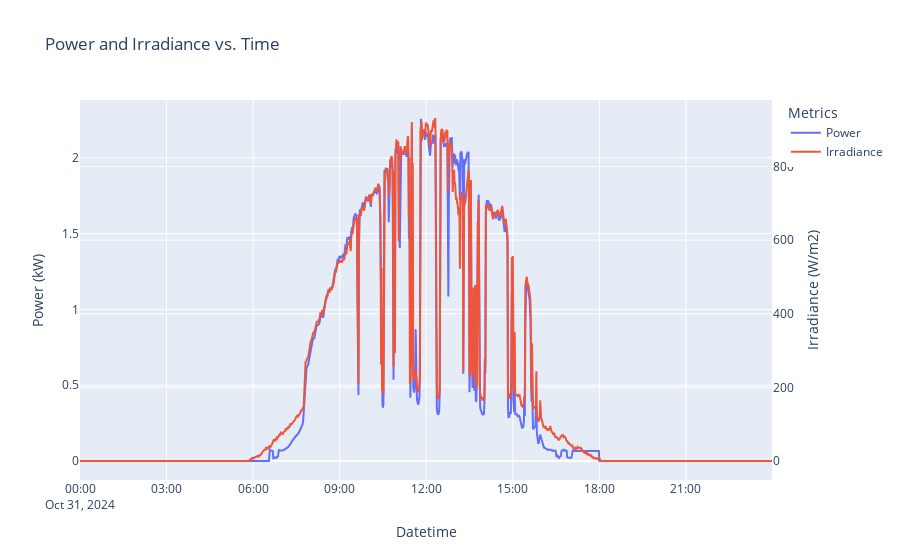

Write notebook code for a chart like this one.
### Markdown cell above
# 2024-10-31 data power and irradiance not match

### Code cell
y,m,d = 2024,10,31
P_df, I_df = read_and_plot(y,m,d)

### Figure 1 — Plotly figure (JSON) as saved in the notebook; plotly's stock layout.template omitted (floating-point values rounded to 4 significant figures; data arrays with more than 128 entries replaced by an {"elided": "..."} marker saying what was removed)
{"data": [{"mode": "lines", "name": "Power", "type": "scatter", "x": {"elided": "1440 str values"}, "y": {"elided": "1440 float values"}, "yaxis": "y"}, {"mode": "lines", "name": "Irradiance", "type": "scatter", "x": {"elided": "1440 str values"}, "y": {"elided": "1440 int values"}, "yaxis": "y2"}], "layout": {"legend": {"title": {"text": "Metrics"}}, "title": {"text": "Power and Irradiance vs. Time"}, "xaxis": {"title": {"text": "Datetime"}}, "yaxis": {"side": "left", "title": {"text": "Power (kW)"}}, "yaxis2": {"overlaying": "y", "side": "right", "title": {"text": "Irradiance (W/m2)"}}}}
